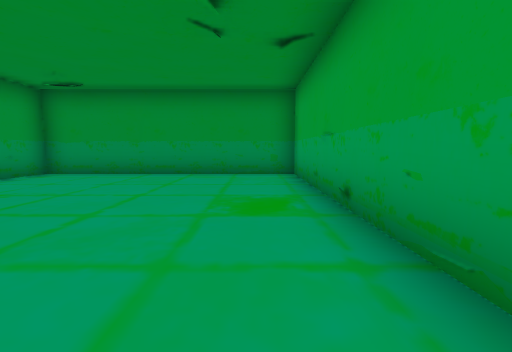
[1] (above)

12 first-person views from a walk through a 3-D level made in the Unity game engine. The camera is 1.5 m above the floor, tilts 6° down and sees 90° across. The floor is counted in squares, 2 m on a side. Each view is taken from the middle of a square. On the plan, view 1 faces up. The plan holds only what a view shows up to about 9 squares ahead; the rest is blank. The place goes on beyond the plan. The player is left out. Some surface patterns are stand-ins.

[2]
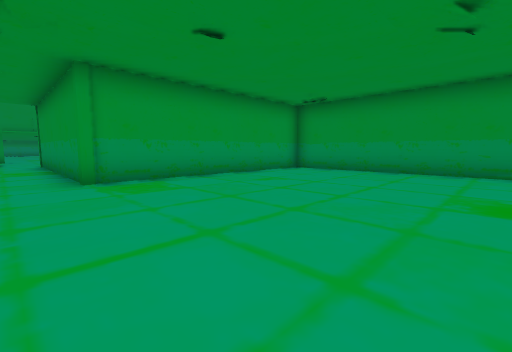

[3]
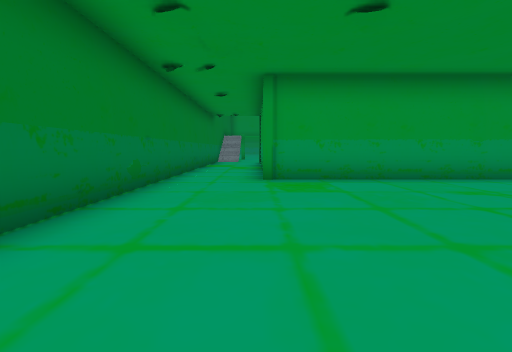

[4]
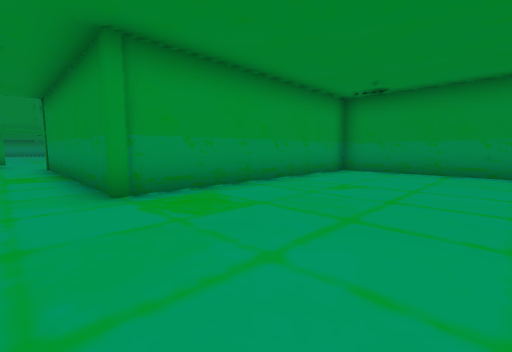

[5]
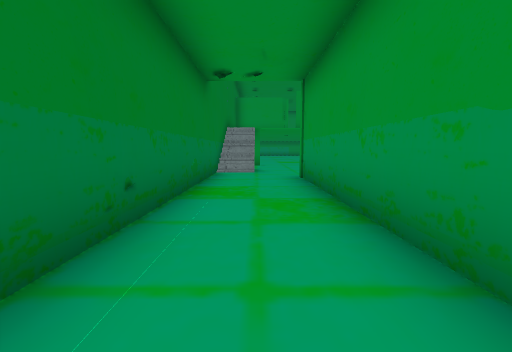

[6]
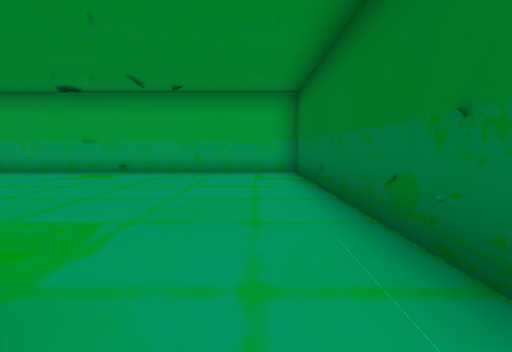

[7]
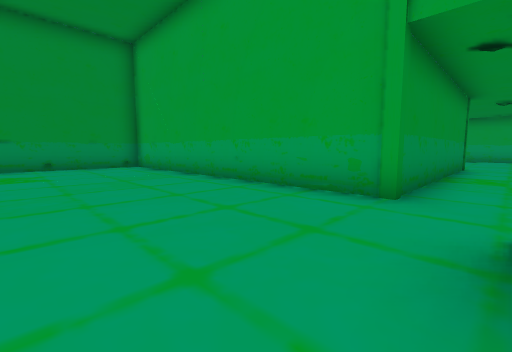

[8]
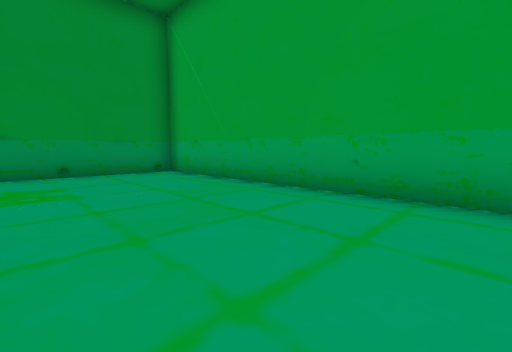

[9]
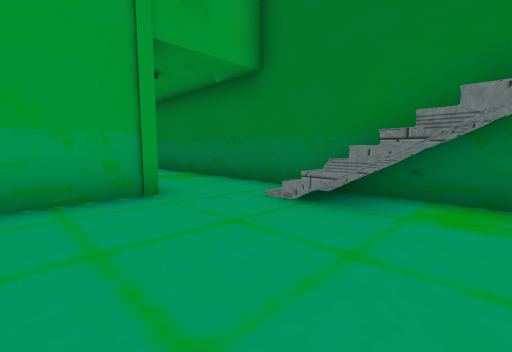

[10]
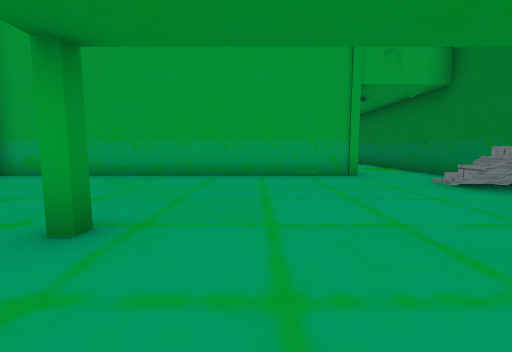

[11]
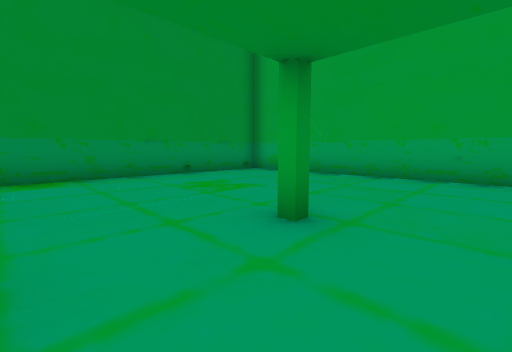

[12]
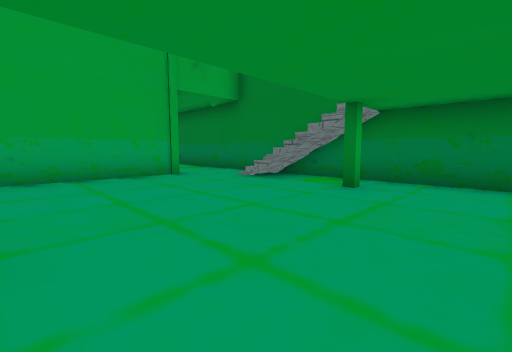

### Floor plan
Points are (right, up) in squares from view 1. A wall is a line through its corners. A room is listed if a view was taken in it or the views show most of it. See-through windows are left out.
Room 1 (views 1, 2, 3, 4, 5, 6)
walls: (-16.4, -2.3) (1.2, -2.3) (1.2, 7.7) (-6.3, 7.7) (-6.3, 0.2) (-13.8, 0.2)
ways out: opening at (-15, -1) to room 2
Room 2 (views 7, 8, 9, 10, 11, 12)
walls: (-13.8, 0.2) (-13.8, 10.2) (-21.1, 10.2); (-21.1, -2.3) (-16.4, -2.3)
ways out: opening at (-15, -1) to room 1

Where each view was taken, in squares from view 1:
view 1: 0 up, 0 right, facing up
view 2: 1 down, 0 right, facing up-left
view 3: 0 up, 0 right, facing left
view 4: 1 down, 2 left, facing up-left
view 5: 1 down, 7 left, facing left
view 6: 1 down, 7 left, facing right
view 7: 1 down, 18 left, facing up-right
view 8: 2 up, 18 left, facing up-right
view 9: 2 up, 18 left, facing down-right
view 10: 3 up, 21 left, facing right
view 11: 3 up, 21 left, facing up-right
view 12: 4 up, 21 left, facing down-right
